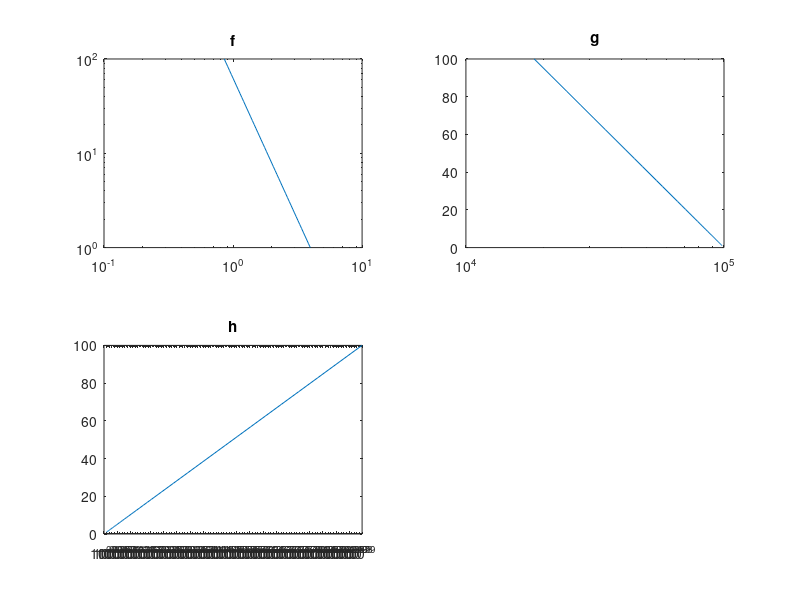

Recreate this plot in MATLAB.
function G3_S4_Aufg1b()
    x = logspace(0,2);
    f = 5./(2.*x).^(1/3);
    g = 10.^5 .* (2*exp(1)).^(-x./100);
    h = (10.^(2.*x)./2.^(5.*x)).^2;
    
    subplot(2,2,1);
    loglog(f, x);
    title('f');
    subplot(2,2,2);
    semilogx(g, x);
    title('g');
    subplot(2,2,3);
    semilogx(h, x);
    title('h');
end